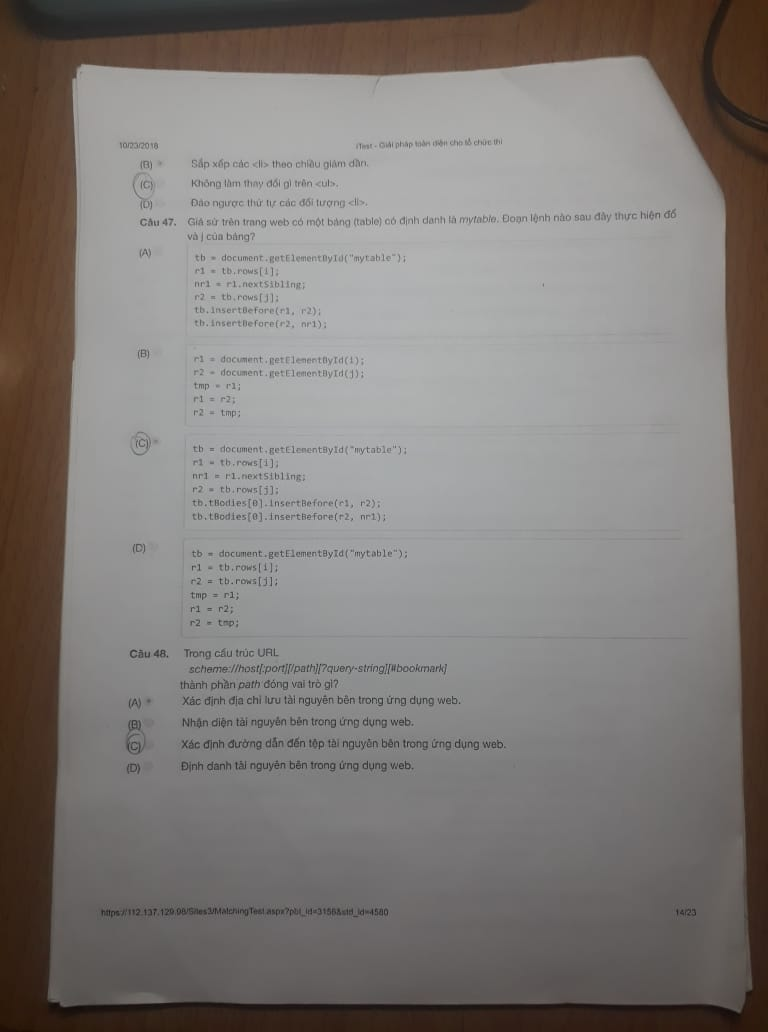
#> input picture exam5.png, 768 x 1032 px
$ jupyter execute tach_khung.ipynb   (shell and % lines are left out)
#> lines starting #> are read from the running program, lines starting #| are printed output that depends on the picture; after the words box and inside, x2 and y2 are one past the last pixel; in counts of white or black regions, pixels touching at a corner belong together
[cell 1]
import numpy as np
import matplotlib.pyplot as plt
import cv2

[cell 2]
plt.rcParams['figure.figsize'] = [6, 8]

[cell 3]
# 1. Doc anh, chuyen thanh anh xam
image = cv2.imread("exam5.png")
#> image is the input picture: shape (1032, 768, 3); mean B, G, R 118.6, 121.8, 127
gray = cv2.cvtColor(image, cv2.COLOR_BGR2GRAY)
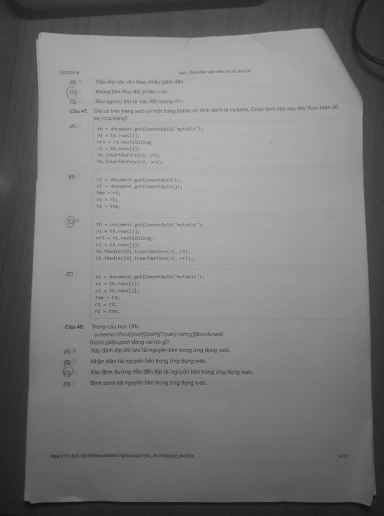
#> gray: shape (1032, 768) (shown at 1/2 size); min 12, max 198, mean 123
blurred = cv2.GaussianBlur(gray, (5, 5), 0)
plt.imshow(blurred, cmap='gray')

[cell 4]
# 2. Threshold de
thresh = cv2.adaptiveThreshold(blurred,255,cv2.ADAPTIVE_THRESH_GAUSSIAN_C,            cv2.THRESH_BINARY_INV,31,3)
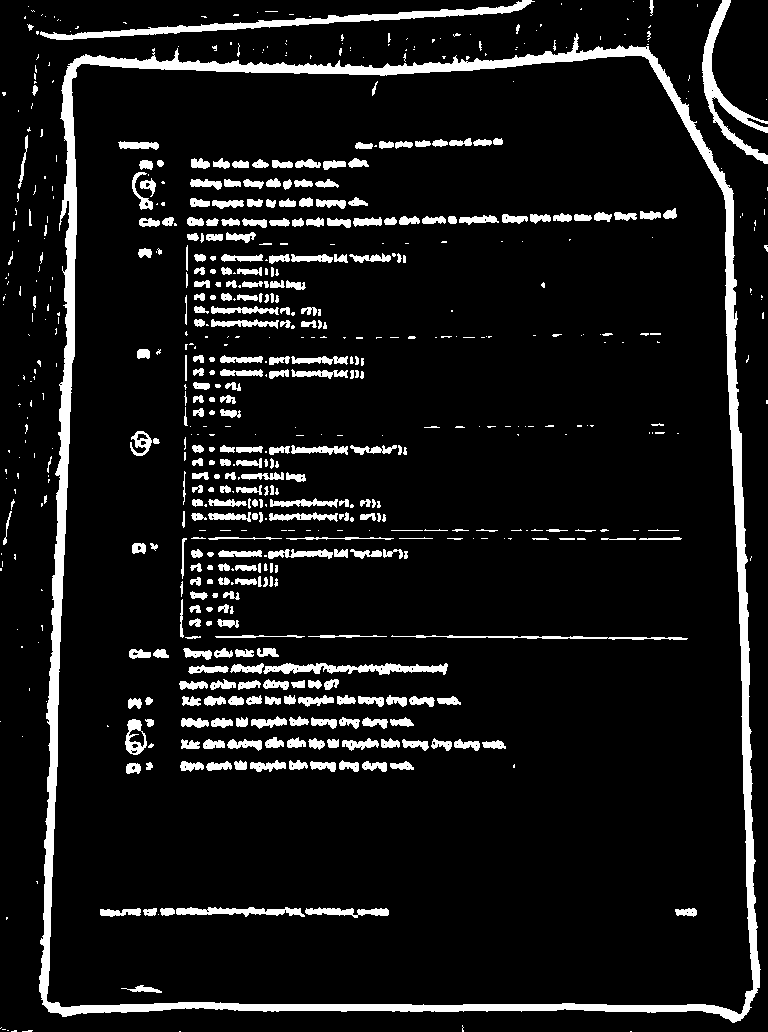
#> thresh: shape (1032, 768); 9% white; 655 white regions (305 under 20 px)
plt.imshow(thresh, cmap='gray')

[cell 5]
# 3. Tim khung ben ngoai de tach van ban khoi nen
contours, hierarchy = cv2.findContours(thresh, cv2.RETR_LIST, cv2.CHAIN_APPROX_SIMPLE)
#> contours = 770 contours, 513 with area under 20; largest, box (x1, y1, x2, y2) and area: (39, 33, 761, 1023) 649133, (46, 55, 754, 1015) 624770, (40, 0, 535, 40) 2600, (702, 0, 768, 164) 1851, (263, 663, 448, 675) 1026
contours = sorted(contours, key=lambda x: cv2.contourArea(x),reverse=True)
approx = cv2.approxPolyDP(contours[1], 0.01 * cv2.arcLength(contours[1], True), True)
#> approx = [[644, 56], [726, 209], [742, 1012], [48, 1002], [76, 67]]
rect = cv2.minAreaRect(contours[1])
#> rect = ((404.3, 531.6), (957.9, 706.9), -89.41)
box = cv2.boxPoints(rect)
#> box = [[752.7, 1014.2], [45.87, 1006.8], [55.77, 48.95], [762.6, 56.26]]

[cell 6]
import math

def order_points(pts):

    rect = np.zeros((4, 2), dtype="float32")
    s = pts.sum(axis=1)
    rect[0] = pts[np.argmin(s)]
    rect[2] = pts[np.argmax(s)]
    diff = np.diff(pts, axis=1)
    rect[1] = pts[np.argmin(diff)]
    rect[3] = pts[np.argmax(diff)]
    # return the ordered coordinates
    return rect

def four_point_transform(image, pts):


    rect = order_points(pts)
    (tl, tr, br, bl) = rect

    widthA = np.sqrt(((br[0] - bl[0]) ** 2) + ((br[1] - bl[1]) ** 2))
    widthB = np.sqrt(((tr[0] - tl[0]) ** 2) + ((tr[1] - tl[1]) ** 2))
    maxWidth = max(int(widthA), int(widthB))

    heightA = np.sqrt(((tr[0] - br[0]) ** 2) + ((tr[1] - br[1]) ** 2))
    heightB = np.sqrt(((tl[0] - bl[0]) ** 2) + ((tl[1] - bl[1]) ** 2))
    maxHeight = max(int(heightA), int(heightB))

    dst = np.array([
        [0, 0],
        [maxWidth - 1, 0],
        [maxWidth - 1, maxHeight - 1],
        [0, maxHeight - 1]], dtype = "float32")
    # compute the perspective transform matrix and then apply it
    M = cv2.getPerspectiveTransform(rect, dst)
    warped = cv2.warpPerspective(image, M, (maxWidth, maxHeight))
    # return the warped image
    return warped

def find_corner_by_rotated_rect(box,approx):
    corner = []
    for p_box in box:
        min_dist = 999999999
        min_p = None
        for p in approx:
            dist = distance(p_box, p[0])
            if dist < min_dist:
                min_dist = dist
                min_p = p[0]
        corner.append(min_p)

    corner = np.array(corner)
    return corner
def distance(p1,p2):
    my_dist = math.sqrt(((p1[0] - p2[0]) ** 2) + ((p1[1] - p2[1]) ** 2))
    return  my_dist

[cell 7]
# 4. Thuc hien transform de xoay van ban
corner = find_corner_by_rotated_rect(box,approx)
#> the loop in find_corner_by_rotated_rect, `for p_box in box:` made 4 passes
#> p_box on passes 1 to 4: [752.7, 1014.2], [45.87, 1006.8], [55.77, 48.95], [762.6, 56.26]
#> after the loop in find_corner_by_rotated_rect, `for p_box in box:`: corner = [[742, 1012], [48, 1002], [76, 67], [644, 56]]
#> corner = [[742, 1012], [48, 1002], [76, 67], [644, 56]]
image = four_point_transform(image,corner)
#> in order_points, `s = pts.sum(axis=1)`: s = [1754, 1050, 143, 700]
#> in order_points, `diff = np.diff(pts, axis=1)`: diff = [270, 954, -9, -588]
#> in four_point_transform, `rect = order_points(pts)`: rect = [[76, 67], [644, 56], [742, 1012], [48, 1002]]
#> in four_point_transform, `(tl, tr, br, bl) = rect`: tl = [76, 67]; tr = [644, 56]; br = [742, 1012]; bl = [48, 1002]
#> in four_point_transform, `widthA = np.sqrt(((br[0] - bl[0]) ** 2) + ((br[1] - bl[1]) ** 2))`: widthA = 694.1
#> in four_point_transform, `widthB = np.sqrt(((tr[0] - tl[0]) ** 2) + ((tr[1] - tl[1]) ** 2))`: widthB = 568.1
#> in four_point_transform, `maxWidth = max(int(widthA), int(widthB))`: maxWidth = 694
#> in four_point_transform, `heightA = np.sqrt(((tr[0] - br[0]) ** 2) + ((tr[1] - br[1]) ** 2))`: heightA = 961
#> in four_point_transform, `heightB = np.sqrt(((tl[0] - bl[0]) ** 2) + ((tl[1] - bl[1]) ** 2))`: heightB = 935.4
#> in four_point_transform, `maxHeight = max(int(heightA), int(heightB))`: maxHeight = 961
#> in four_point_transform, `dst = np.array([ [0, 0], [maxWidth - 1, 0], [maxWidth - 1, maxHeight -..`: dst = [[0, 0], [693, 0], [693, 960], [0, 960]]
#> in four_point_transform, `M = cv2.getPerspectiveTransform(rect, dst)`: M = [[1.27, 0.038, -99.04], [0.0247, 1.27, -87.29], [4.14e-05, 0.000238, 1]]
#> in four_point_transform, `warped = cv2.warpPerspective(image, M, (maxWidth, maxHeight))`:
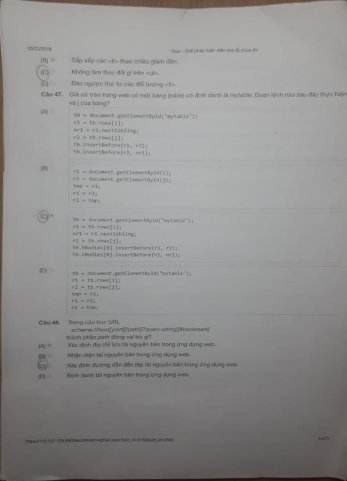
#> warped: shape (961, 694, 3) (shown at 1/2 size); mean B, G, R 143.2, 143.7, 144.5
wrap = four_point_transform(thresh,corner)
#> in four_point_transform (call 2), `warped = cv2.warpPerspective(image, M, (maxWidth, maxHeight))`:
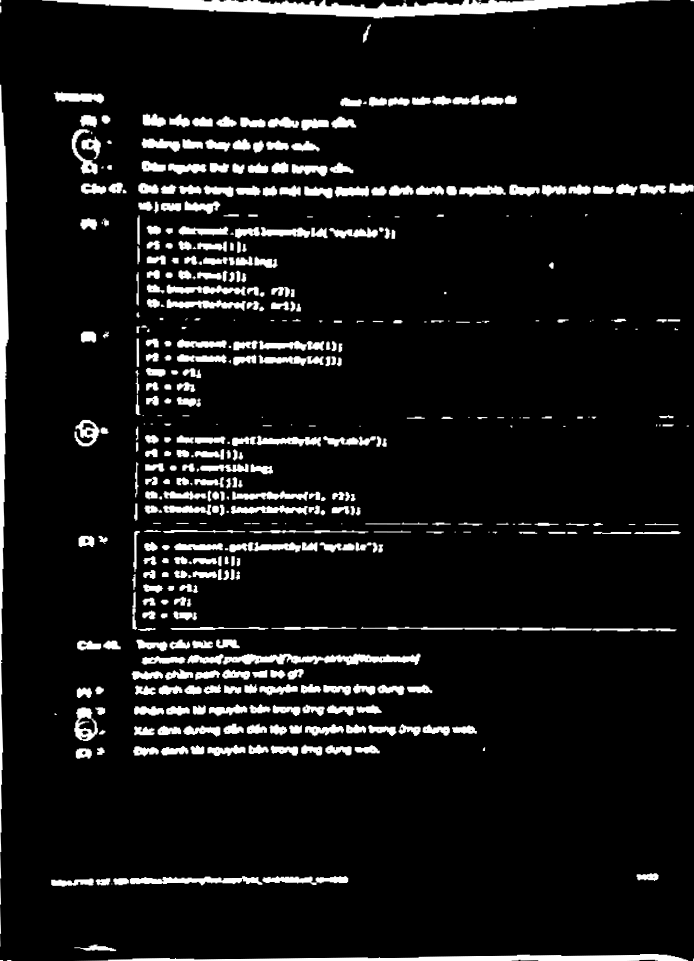
#> warped: shape (961, 694); min 0, max 255, mean 20.4
plt.imshow(wrap, cmap='gray')

$ run again, with exam1.png copied over exam5.png
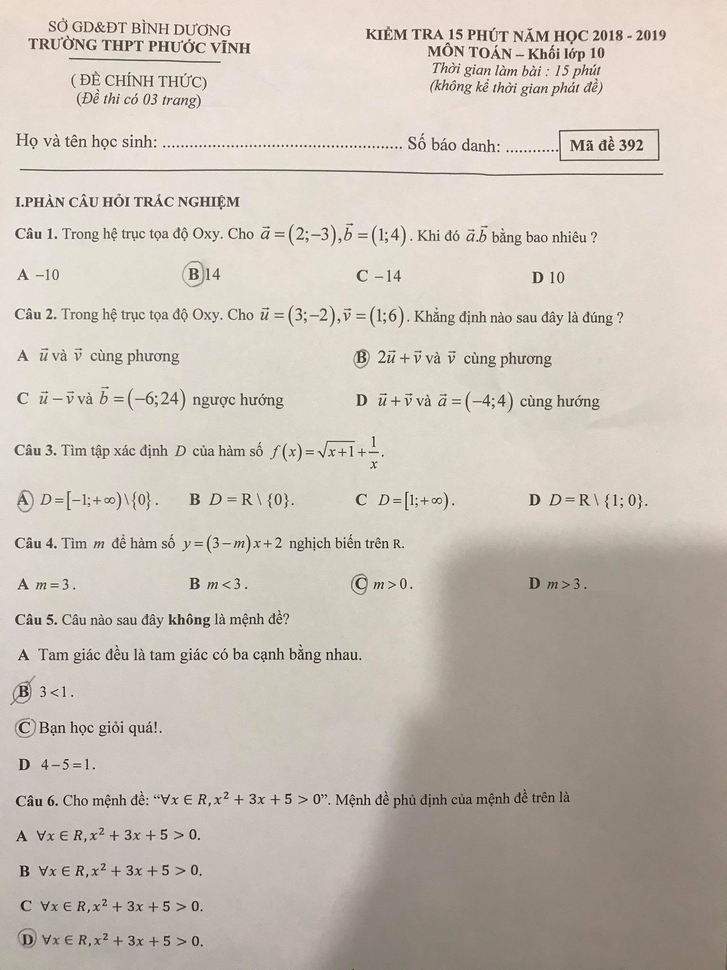
#> input picture exam1.png, 727 x 970 px, shrunk from 1536 x 2048 before the run
#> image is the input picture: shape (970, 727, 3); mean B, G, R 182, 191.4, 199.6
#> `thresh = cv2.adaptiveThreshold(blurred,255,cv2.ADAPTIVE_THRESH_GAUSSIA..`:
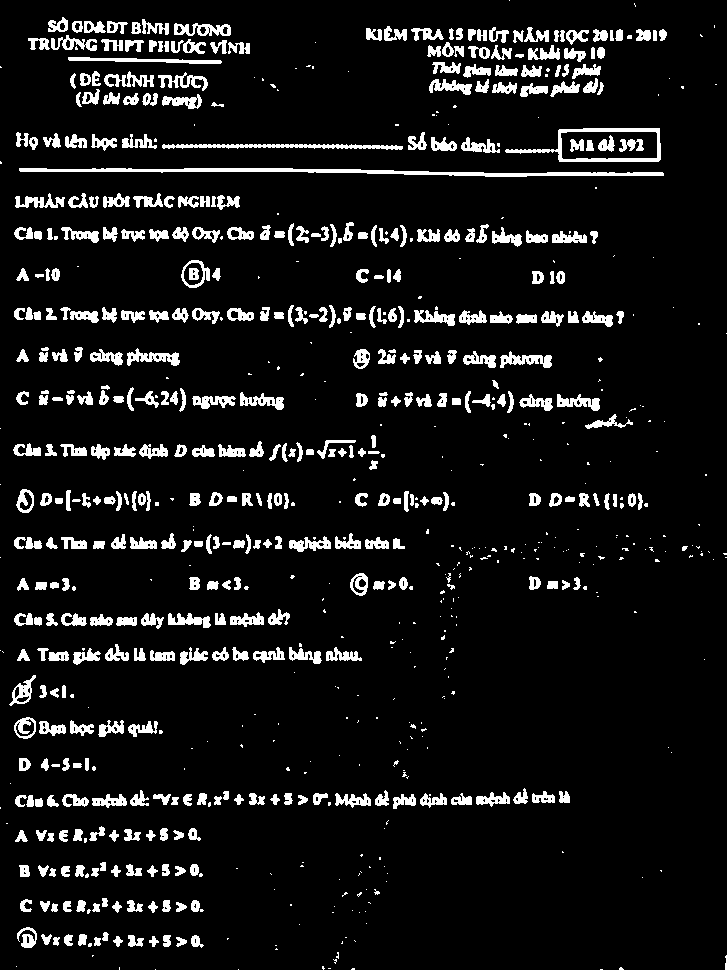
#> thresh: shape (970, 727); 8.5% white; 777 white regions (327 under 20 px)
#> contours = 1083 contours, 609 with area under 20; largest, box (x1, y1, x2, y2) and area: (505, 128, 661, 162) 3448, (560, 131, 658, 160) 2606, (19, 168, 664, 177) 1731, (162, 144, 403, 150) 621, (181, 260, 210, 288) 544
#> approx = [[560, 133], [655, 131], [657, 157], [563, 159]]
#> `rect = cv2.minAreaRect(contours[1])`: rect = ((608.5, 145), (28, 97), -90)
#> box = [[657, 159], [560, 159], [560, 131], [657, 131]]
#> the loop in find_corner_by_rotated_rect, `for p_box in box:` made 4 passes
#> p_box on passes 1 to 4: [657, 159], [560, 159], [560, 131], [657, 131]
#> after the loop in find_corner_by_rotated_rect, `for p_box in box:`: corner = [[657, 157], [563, 159], [560, 133], [655, 131]]
#> s = [814, 722, 693, 786]
#> diff = [-500, -404, -427, -524]
#> in four_point_transform, `rect = order_points(pts)`: rect = [[560, 133], [655, 131], [657, 157], [563, 159]]
#> tl = [560, 133]; tr = [655, 131]; br = [657, 157]; bl = [563, 159]
#> widthA = 94.02
#> widthB = 95.02
#> maxWidth = 95
#> heightA = 26.08
#> heightB = 26.17
#> maxHeight = 26
#> dst = [[0, 0], [94, 0], [94, 25], [0, 25]]
#> M = [[0.928, -0.107, -505.3], [0.0188, 0.893, -129.3], [-1.6e-05, -0.000378, 1]]
#> in four_point_transform (call 2), `warped = cv2.warpPerspective(image, M, (maxWidth, maxHeight))`:
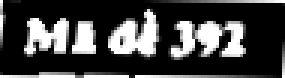
#> warped: shape (26, 95) (shown 3 times larger); min 0, max 255, mean 67.1

$ run again, with exam2.png copied over exam5.png
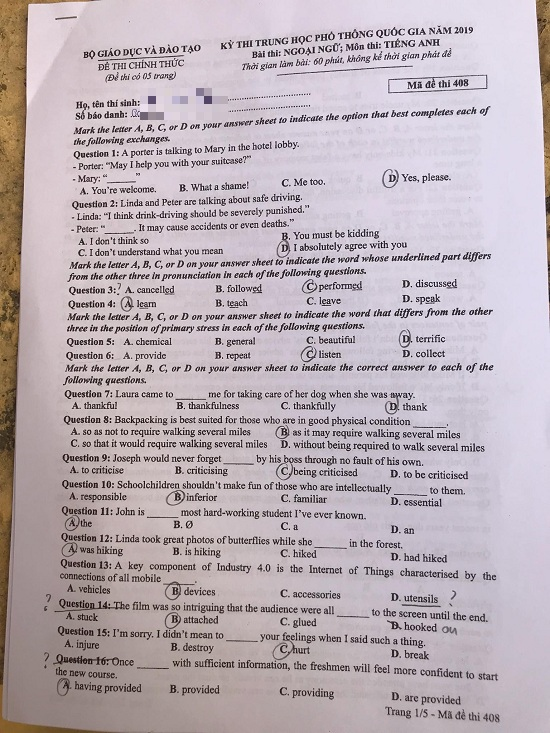
#> input picture exam2.png, 550 x 733 px
#> image is the input picture: shape (733, 550, 3); mean B, G, R 181.3, 174.8, 186.5
#> `thresh = cv2.adaptiveThreshold(blurred,255,cv2.ADAPTIVE_THRESH_GAUSSIA..`:
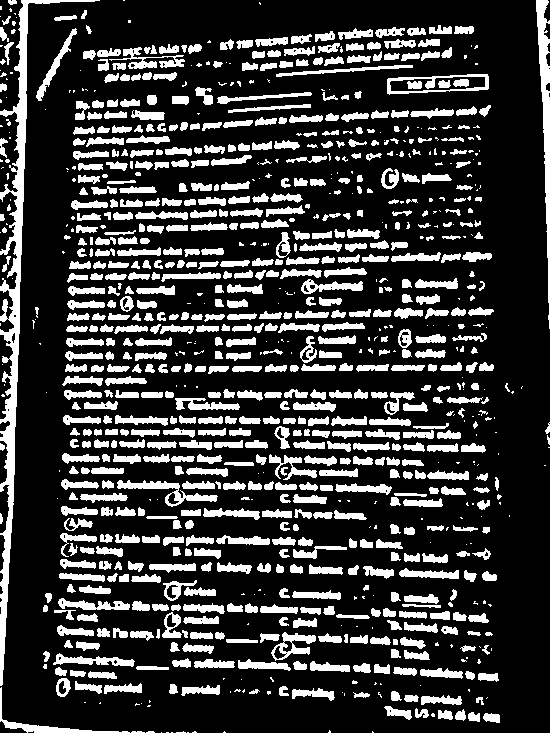
#> thresh: shape (733, 550); 22.6% white; 974 white regions (282 under 20 px)
#> contours = 1069 contours, 416 with area under 20; largest, box (x1, y1, x2, y2) and area: (0, 0, 100, 686) 5233, (387, 74, 489, 95) 1530, (536, 0, 550, 329) 1450, (389, 76, 486, 92) 1094, (117, 480, 218, 507) 694
#> approx = [[488, 76], [467, 74], [388, 78], [387, 93], [487, 89]]
#> `rect = cv2.minAreaRect(contours[1])`: rect = ((437.5, 83.52), (101.7, 16.58), -2.57)
#> box = [[387, 94.09], [386.3, 77.53], [487.9, 72.96], [488.6, 89.52]]
#> the loop in find_corner_by_rotated_rect, `for p_box in box:` made 4 passes
#> p_box on passes 1 to 4: [387, 94.09], [386.3, 77.53], [487.9, 72.96], [488.6, 89.52]
#> after the loop in find_corner_by_rotated_rect, `for p_box in box:`: corner = [[387, 93], [388, 78], [488, 76], [487, 89]]
#> s = [480, 466, 564, 576]
#> diff = [-294, -310, -412, -398]
#> in four_point_transform, `rect = order_points(pts)`: rect = [[388, 78], [488, 76], [487, 89], [387, 93]]
#> tl = [388, 78]; tr = [488, 76]; br = [487, 89]; bl = [387, 93]
#> widthA = 100.1
#> widthB = 100
#> heightA = 13.04
#> heightB = 15.03
#> maxHeight = 15
#> dst = [[0, 0], [99, 0], [99, 14], [0, 14]]
#> M = [[0.559, 0.0373, -220], [0.0122, 0.608, -52.13], [-0.000873, -0.000125, 1]]
#> `[cell 7] # 4. Thuc hien transform de xoay van ban corner = find_corner..`:
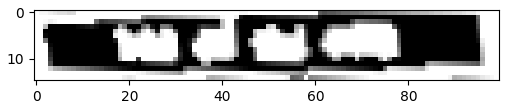
#> figure drawn by matplotlib, 1 panel
